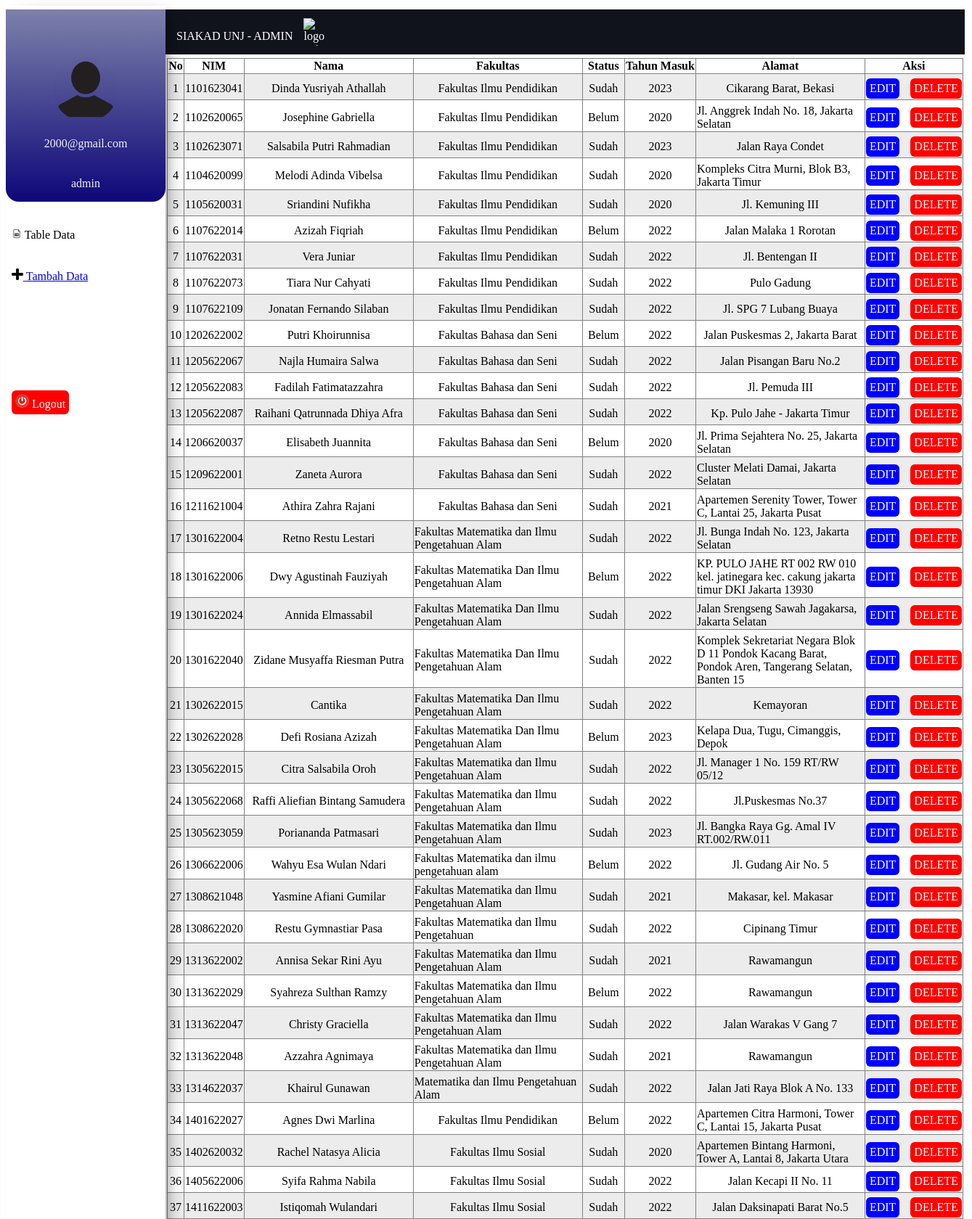
Page /table.php?adminId=2 (upper part) on the committed database.
### tables this page shows
CREATE TABLE `akun` (
  `id` int(128) NOT NULL,
  `email` text NOT NULL
);

CREATE TABLE `data_dasar` (
  `ID` int(11) NOT NULL,
  `NIM` varchar(10) NOT NULL,
  `NAMA` varchar(100) NOT NULL,
  `SEMESTER` int(3) NOT NULL,
  `ALAMAT` varchar(100) NOT NULL,
  `NO.TELP` varchar(15) NOT NULL,
  `PRODI` varchar(100) NOT NULL,
  `FAKULTAS` varchar(100) NOT NULL,
  `TAHUNMASUK` int(10) NOT NULL,
  `UKT` int(10) NOT NULL,
  `STATUSUKT` varchar(10) NOT NULL,
  `GENDER` varchar(10) NOT NULL,
  `PASSWORD` int(10) NOT NULL,
  `PLATNOMOR` varchar(10) NOT NULL
);

### table.php (the view, shortened to what this page needs)
<?php
$servername = "localhost";
$usernamedb = "root";
$passworddb = "";
$dbname = "utsiakad";
try{
    $conn = new mysqli($servername, $usernamedb, $passworddb, $dbname);}
    catch(Exception $e){
        echo "Error connecting to database, pastikan format database benar (ikuti langkah file catatan): <br>";
        echo $e->getMessage();
        die("Connection failed: " . $conn->connect_error);
    }
    $adminId= $_GET['adminId'];
    $sql = "SELECT * FROM akun WHERE id=$adminId";
    $result = $conn->query($sql);
    $row=$result->fetch_assoc();
    $email=$row['email'];
?>
<!DOCTYPE html>
<html>
    <head>
        <link rel="stylesheet" href="table.css">
    </head>
    <body>
        <div class="mainDiv">
            <div class="mainLeftDiv">
            <div class="commonDiv"></div>
                    <div class="cardLeft">
                        <div class="commonDiv"><img src="./assets/defaultAcc.png" style="border-radius:50%"
                            height="90px" width="90px"> </div>
                            <div class="commonDiv"><p><?php echo $email?></p> </div>
                            <div class="commonDiv"><p>admin</p> </div>
                    </div>
                    <div class="block" style="min-height:25px;background-color:white;" name="block2"></div>
                    <div class="commonOption"><a><img src="assets/logoTable.png" height="14px" width="14px">
                    Table Data</a> </div>
                    <div class="block" style="min-height:25px;background-color:white;" name="block2"></div>
                    <div class="commonOption"><a href=<?php echo "tambah.php?adminId=$adminId"?>><img src="assets/plus.png" height="16px" width="16px">
                    Tambah Data</a> </div>
                    <div class="block" style="min-height:25px;background-color:white;" name="block2"></div>
                    <div class="block" style="min-height:25px;background-color:white;" name="block2"></div>
                    <div class="block" style="min-height:25px;background-color:white;" name="block2"></div>
                    <div class="block" style="min-height:25px;background-color:white;" name="block2"></div>
                    <div class="commonOption"><a class="delete" href=<?php echo "/login.php"?>><img src="assets/logout.png" height="19px" width="19px">
                    Logout</a> </div>
            </div>
            <div class="mainRightDiv">
                <div class="commonDiv"></div>
                <div class="block" style="min-height:45px;" name="block2"><p>SIAKAD UNJ - ADMIN</p>
                <div class="block" style="min-height:25px;" name="block2"></div>
                    <img src="./assets/logoUnj.png" alt="logo unj" height="38px" width="38px">
                </div>
                <div class="commonDiv">
                <?php
                    try{
                    $urutan=1;
                    $sql = "SELECT * FROM data_dasar";
                    $result = $conn->query($sql);
                    if ($result->num_rows > 0) {
                        echo '<table border="1">';
                        echo '<tr>
                        <th >No</th>
                        <th>NIM</th>
                        <th>Nama</th>
                        <th>Fakultas</th>
                        <th>Status</th>
                        <th>Tahun Masuk</th>
                        <th>Alamat</th>
                        <th >Aksi</th>
                        </tr>';
                        while ($row = $result->fetch_assoc()) {
                            echo '<tr>';
                            echo '<td ><div class="commonDiv">' . $urutan . '</div></td>';
                            echo '<td ><div class="commonDiv">' . $row["NIM"] . '</div></td>';
                            echo '<td ><div class="commonDiv">' . $row["NAMA"] . '</div></td>';
                            echo '<td ><div class="commonDiv">' . $row["FAKULTAS"] . '</div></td>';
                            echo '<td ><div class="commonDiv">' . $row["STATUSUKT"] . '</div></td>';
                            echo '<td ><div class="commonDiv">'.$row["TAHUNMASUK"].'</div></td>';
                            echo '<td ><div class="commonDiv">'.$row["ALAMAT"].'</div></td>';
                            echo '<td ><div class="commonDiv"><a class="edit" href="edit.php?adminId='.$adminId.'&id='.$row["ID"].'">EDIT</a>
                            <div class="block" style="min-height:2px; background-color: transparent;;" name="block2"></div>
                            <a class="delete" href="delete.php?adminId='.$adminId.'&id='.$row["ID"].'">DELETE</a>
                            </div></td>';
                            echo '</tr>';
                            $urutan+=1;
                        }
                        echo '</table>';
                    } else {
                        echo 'No data in the database.';
                    }
                    $conn->close();}
                    catch (Exception $e) {
                        echo "<p>koneksi eror,pastikan database sudah diinstal pada mysql dan pastikan credentials sudah sesuai database anda</p>",$e->getMessage(), "\n";;
                    }
                    ?>
                </div>
            </div>
        </div>
    </body>
</html>

### table.css (style rules this page uses)
.mainDiv { display: flex; width: 100%; position: absolute; }
.block { padding-left: 15PX; padding-top: 12px; background-color: #10121C; display: flex; color: white; }
.commonDiv { padding-top: 5px; justify-content: center; display:flex; }
.mainLeftDiv { z-index: 2; box-shadow: 11px 3px 24px -15px rgba(0,0,0,0.72); -webkit-box-shadow: 11px 3px 24px -15px rgba(0,0,0,0.72); -moz-box-shadow: 11px 3px 24px -15px rgba(0,0,0,0.72); background-color: rgb(255, 255, 255); min-width: 220px; min-height: 50px; }
.mainRightDiv { background-color: rgb(255, 255, 255); min-width: 1101px; max-width: 1110px; min-height: 50px; }
.commonOption { background-color: rgb(255, 255, 255); justify-content: left; display:flex; padding-left: 8px; }
table { border-collapse: collapse; }
tr:nth-child(even) { background-color: #ececec; }
th,td { max-width: 230px; }
.cardLeft { padding-top: 60px; background: rgb(21,13,182); background: linear-gradient(0deg, rgb(13, 7, 121) 0%, rgb(125, 129, 170)100%); justify-content: center; border-bottom-right-radius: 18px; border-bottom-left-radius: 18px; color:rgb(240, 240, 240); }
.edit { background-color: blue; border-radius: 6px; text-decoration: none; color: white; justify-content: center; padding: 5px 5px; }
.delete { background-color: red; border-radius: 6px; text-decoration: none; color: white; justify-content: center; padding: 5px 5px; }

### rows in the picture
akun: email "2000@gmail.com"
data_dasar: NIM "1101623041", NAMA "Dinda Yusriyah Athallah", FAKULTAS "Fakultas Ilmu Pendidikan", STATUSUKT "Sudah", TAHUNMASUK "2023", ALAMAT "Cikarang Barat, Bekasi"
data_dasar: NIM "1102620065", NAMA "Josephine Gabriella", FAKULTAS "Fakultas Ilmu Pendidikan", STATUSUKT "Belum", TAHUNMASUK "2020", ALAMAT "Jl. Anggrek Indah No. 18, Jakarta Selatan"
data_dasar: NIM "1102623071", NAMA "Salsabila Putri Rahmadian", FAKULTAS "Fakultas Ilmu Pendidikan", STATUSUKT "Sudah", TAHUNMASUK "2023", ALAMAT "Jalan Raya Condet"
data_dasar: NIM "1104620099", NAMA "Melodi Adinda Vibelsa", FAKULTAS "Fakultas Ilmu Pendidikan", STATUSUKT "Sudah", TAHUNMASUK "2020", ALAMAT "Kompleks Citra Murni, Blok B3, Jakarta Timur"
data_dasar: NIM "1105620031", NAMA "Sriandini Nufikha", FAKULTAS "Fakultas Ilmu Pendidikan", STATUSUKT "Sudah", TAHUNMASUK "2020", ALAMAT "Jl. Kemuning III"
data_dasar: NIM "1107622014", NAMA "Azizah Fiqriah", FAKULTAS "Fakultas Ilmu Pendidikan", STATUSUKT "Belum", TAHUNMASUK "2022", ALAMAT "Jalan Malaka 1 Rorotan"
data_dasar: NIM "1107622031", NAMA "Vera Juniar", FAKULTAS "Fakultas Ilmu Pendidikan", STATUSUKT "Sudah", TAHUNMASUK "2022", ALAMAT "Jl. Bentengan II"
data_dasar: NIM "1107622073", NAMA "Tiara Nur Cahyati", FAKULTAS "Fakultas Ilmu Pendidikan", STATUSUKT "Sudah", TAHUNMASUK "2022", ALAMAT "Pulo Gadung"
data_dasar: NIM "1107622109", NAMA "Jonatan Fernando Silaban", FAKULTAS "Fakultas Ilmu Pendidikan", STATUSUKT "Sudah", TAHUNMASUK "2022", ALAMAT "Jl. SPG 7 Lubang Buaya"
data_dasar: NIM "1202622002", NAMA "Putri Khoirunnisa", FAKULTAS "Fakultas Bahasa dan Seni", STATUSUKT "Belum", TAHUNMASUK "2022", ALAMAT "Jalan Puskesmas 2, Jakarta Barat"
data_dasar: NIM "1205622067", NAMA "Najla Humaira Salwa", FAKULTAS "Fakultas Bahasa dan Seni", STATUSUKT "Sudah", TAHUNMASUK "2022", ALAMAT "Jalan Pisangan Baru No.2"
data_dasar: NIM "1205622083", NAMA "Fadilah Fatimatazzahra", FAKULTAS "Fakultas Bahasa dan Seni", STATUSUKT "Sudah", TAHUNMASUK "2022", ALAMAT "Jl. Pemuda III"
data_dasar: NIM "1205622087", NAMA "Raihani Qatrunnada Dhiya Afra", FAKULTAS "Fakultas Bahasa dan Seni", STATUSUKT "Sudah", TAHUNMASUK "2022", ALAMAT "Kp. Pulo Jahe - Jakarta Timur"
data_dasar: NIM "1206620037", NAMA "Elisabeth Juannita", FAKULTAS "Fakultas Bahasa dan Seni", STATUSUKT "Belum", TAHUNMASUK "2020", ALAMAT "Jl. Prima Sejahtera No. 25, Jakarta Selatan"
data_dasar: NIM "1209622001", NAMA "Zaneta Aurora", FAKULTAS "Fakultas Bahasa dan Seni", STATUSUKT "Sudah", TAHUNMASUK "2022", ALAMAT "Cluster Melati Damai, Jakarta Selatan"
data_dasar: NIM "1211621004", NAMA "Athira Zahra Rajani", FAKULTAS "Fakultas Bahasa dan Seni", STATUSUKT "Sudah", TAHUNMASUK "2021", ALAMAT "Apartemen Serenity Tower, Tower C, Lantai 25, Jakarta Pusat"
data_dasar: NIM "1301622004", NAMA "Retno Restu Lestari", FAKULTAS "Fakultas Matematika dan Ilmu Pengetahuan Alam", STATUSUKT "Sudah", TAHUNMASUK "2022", ALAMAT "Jl. Bunga Indah No. 123, Jakarta Selatan"
data_dasar: NIM "1301622006", NAMA "Dwy Agustinah Fauziyah", FAKULTAS "Fakultas Matematika Dan Ilmu Pengetahuan Alam", STATUSUKT "Belum", TAHUNMASUK "2022", ALAMAT "KP. PULO JAHE RT 002 RW 010 kel. jatinegara kec. cakung jakarta timur DKI Jakarta 13930"
data_dasar: NIM "1301622024", NAMA "Annida Elmassabil", FAKULTAS "Fakultas Matematika Dan Ilmu Pengetahuan Alam", STATUSUKT "Sudah", TAHUNMASUK "2022", ALAMAT "Jalan Srengseng Sawah Jagakarsa, Jakarta Selatan"
data_dasar: NIM "1301622040", NAMA "Zidane Musyaffa Riesman Putra", FAKULTAS "Fakultas Matematika Dan Ilmu Pengetahuan Alam", STATUSUKT "Sudah", TAHUNMASUK "2022", ALAMAT "Komplek Sekretariat Negara Blok D 11 Pondok Kacang Barat, Pondok Aren, Tangerang Selatan, Banten 15"
data_dasar: NIM "1302622015", NAMA "Cantika", FAKULTAS "Fakultas Matematika Dan Ilmu Pengetahuan Alam", STATUSUKT "Sudah", TAHUNMASUK "2022", ALAMAT "Kemayoran"
data_dasar: NIM "1302622028", NAMA "Defi Rosiana Azizah", FAKULTAS "Fakultas Matematika Dan Ilmu Pengetahuan Alam", STATUSUKT "Belum", TAHUNMASUK "2023", ALAMAT "Kelapa Dua, Tugu, Cimanggis, Depok"
data_dasar: NIM "1305622015", NAMA "Citra Salsabila Oroh", FAKULTAS "Fakultas Matematika dan Ilmu Pengetahuan Alam", STATUSUKT "Sudah", TAHUNMASUK "2022", ALAMAT "Jl. Manager 1 No. 159 RT/RW 05/12"
data_dasar: NIM "1305622068", NAMA "Raffi Aliefian Bintang Samudera", FAKULTAS "Fakultas Matematika dan Ilmu Pengetahuan Alam", STATUSUKT "Sudah", TAHUNMASUK "2022", ALAMAT "Jl.Puskesmas No.37"
data_dasar: NIM "1305623059", NAMA "Poriananda Patmasari", FAKULTAS "Fakultas Matematika dan Ilmu Pengetahuan Alam", STATUSUKT "Sudah", TAHUNMASUK "2023", ALAMAT "Jl. Bangka Raya Gg. Amal IV RT.002/RW.011"
data_dasar: NIM "1306622006", NAMA "Wahyu Esa Wulan Ndari", FAKULTAS "Fakultas Matematika dan ilmu pengetahuan alam", STATUSUKT "Belum", TAHUNMASUK "2022", ALAMAT "Jl. Gudang Air No. 5"
data_dasar: NIM "1308621048", NAMA "Yasmine Afiani Gumilar", FAKULTAS "Fakultas Matematika dan Ilmu Pengetahuan Alam", STATUSUKT "Sudah", TAHUNMASUK "2021", ALAMAT "Makasar, kel. Makasar"
data_dasar: NIM "1308622020", NAMA "Restu Gymnastiar Pasa", FAKULTAS "Fakultas Matematika dan Ilmu Pengetahuan", STATUSUKT "Sudah", TAHUNMASUK "2022", ALAMAT "Cipinang Timur"
data_dasar: NIM "1313622002", NAMA "Annisa Sekar Rini Ayu", FAKULTAS "Fakultas Matematika dan Ilmu Pengetahuan Alam", STATUSUKT "Sudah", TAHUNMASUK "2021", ALAMAT "Rawamangun"
data_dasar: NIM "1313622029", NAMA "Syahreza Sulthan Ramzy", FAKULTAS "Fakultas Matematika dan Ilmu Pengetahuan Alam", STATUSUKT "Belum", TAHUNMASUK "2022", ALAMAT "Rawamangun"
data_dasar: NIM "1313622047", NAMA "Christy Graciella", FAKULTAS "Fakultas Matematika dan Ilmu Pengetahuan Alam", STATUSUKT "Sudah", TAHUNMASUK "2022", ALAMAT "Jalan Warakas V Gang 7"
data_dasar: NIM "1313622048", NAMA "Azzahra Agnimaya", FAKULTAS "Fakultas Matematika dan Ilmu Pengetahuan Alam", STATUSUKT "Sudah", TAHUNMASUK "2021", ALAMAT "Rawamangun"
data_dasar: NIM "1314622037", NAMA "Khairul Gunawan", FAKULTAS "Matematika dan Ilmu Pengetahuan Alam", STATUSUKT "Sudah", TAHUNMASUK "2022", ALAMAT "Jalan Jati Raya Blok A No. 133"
data_dasar: NIM "1401622027", NAMA "Agnes Dwi Marlina", FAKULTAS "Fakultas Ilmu Pendidikan", STATUSUKT "Belum", TAHUNMASUK "2022", ALAMAT "Apartemen Citra Harmoni, Tower C, Lantai 15, Jakarta Pusat"
data_dasar: NIM "1402620032", NAMA "Rachel Natasya Alicia", FAKULTAS "Fakultas Ilmu Sosial", STATUSUKT "Sudah", TAHUNMASUK "2020", ALAMAT "Apartemen Bintang Harmoni, Tower A, Lantai 8, Jakarta Utara"
data_dasar: NIM "1405622006", NAMA "Syifa Rahma Nabila", FAKULTAS "Fakultas Ilmu Sosial", STATUSUKT "Sudah", TAHUNMASUK "2022", ALAMAT "Jalan Kecapi II No. 11"
data_dasar: NIM "1411622003", NAMA "Istiqomah Wulandari", FAKULTAS "Fakultas Ilmu Sosial", STATUSUKT "Sudah", TAHUNMASUK "2022", ALAMAT "Jalan Daksinapati Barat No.5"
